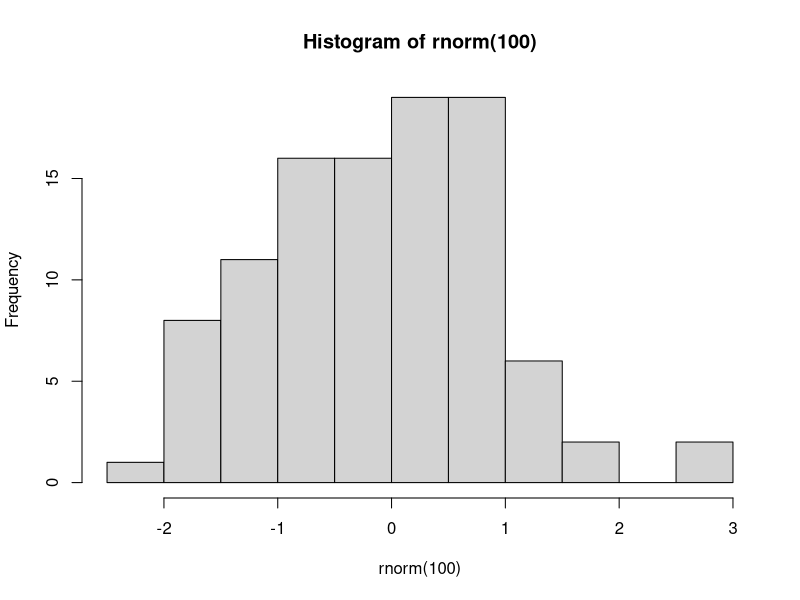

R code for this plot:
## ---- chunk 1
hist(rnorm(100))
